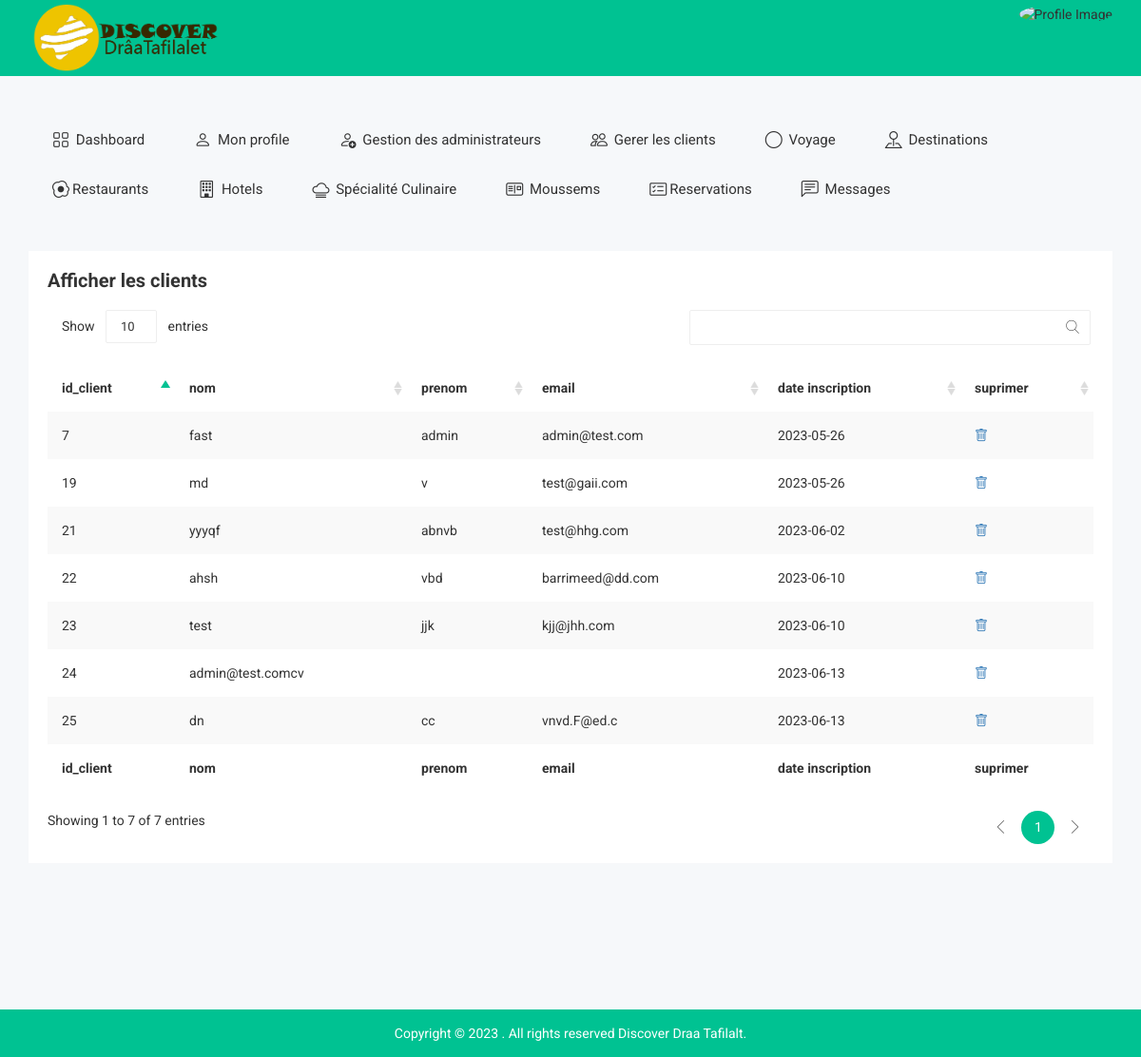
The app's page /afficheclient.php (signed in), older data.
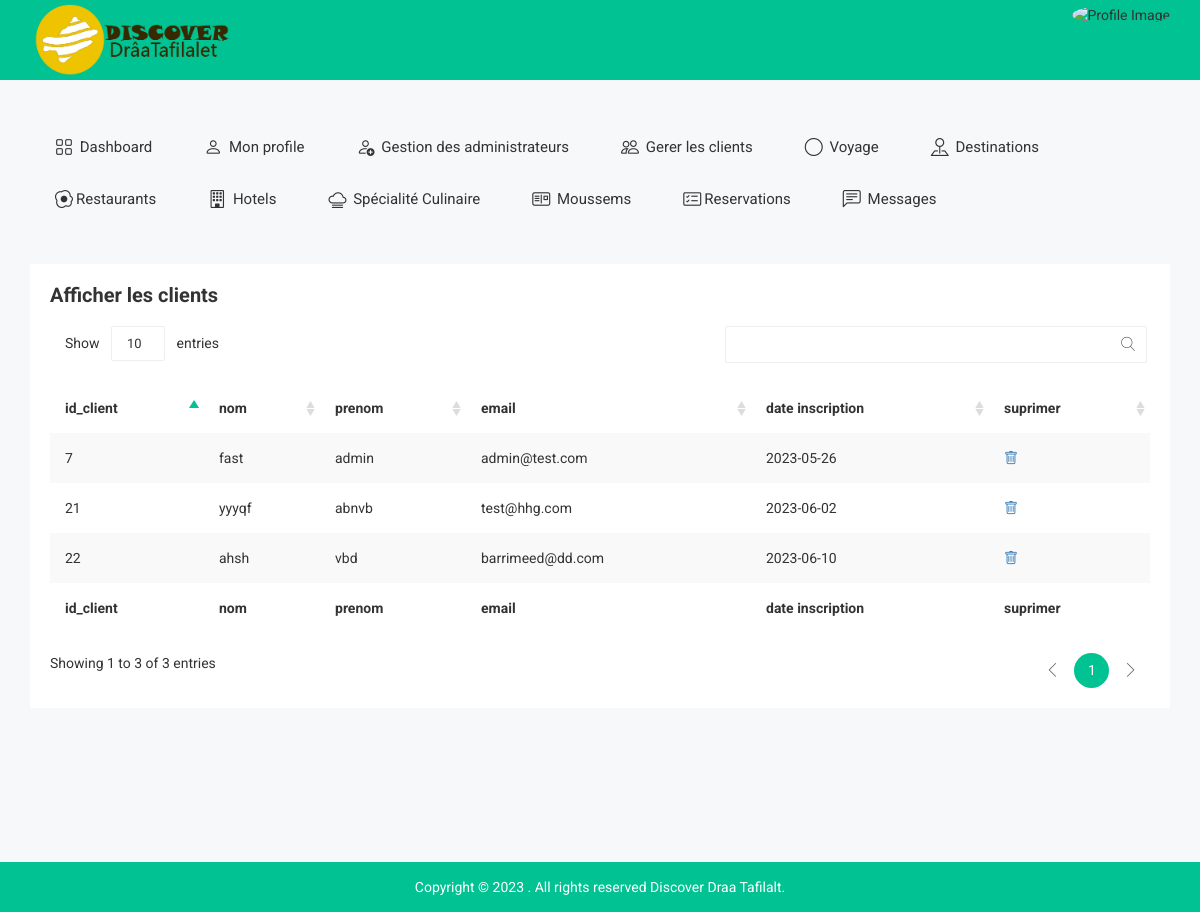
The same page, newer data.
### tables this page shows
CREATE TABLE `client` (
  `id_client` int(11) NOT NULL,
  `nom` varchar(255) NOT NULL,
  `prenom` varchar(255) NOT NULL,
  `email` varchar(255) NOT NULL,
  `password` varchar(255) NOT NULL,
  `date-adding` date NOT NULL
);

### afficheclient.php (the view, shortened to what this page needs)
<?php
include 'connection.php';
$sql = 'SELECT *
		FROM client';
 $statement = $pdo->query($sql);
 $publishers = $statement->fetchAll(PDO::FETCH_ASSOC);
?>
<!doctype html>
<html class="no-js" lang="">
<head>
    <link rel="stylesheet" href="https://cdn.jsdelivr.net/npm/bootstrap-icons@1.10.5/font/bootstrap-icons.css">
        <link rel="stylesheet" href="css/bootstrap.min.css">
        <link rel="stylesheet" href="css/bootstrap/bootstrap.min.css">
        <link rel="stylesheet" href="css/font-awesome.min.css">
        <link rel="stylesheet" href="css/owl.carousel.css">
        <link rel="stylesheet" href="css/owl.theme.css">
        <link rel="stylesheet" href="css/owl.transitions.css">
        <link rel="stylesheet" href="css/meanmenu/meanmenu.min.css">
        <link rel="stylesheet" href="css/animate.css">
        <link rel="stylesheet" href="css/normalize.css">
        <link rel="stylesheet" href="css/wave/waves.min.css">
        <link rel="stylesheet" href="css/wave/button.css">
        <link rel="stylesheet" href="css/scrollbar/jquery.mCustomScrollbar.min.css">
        <link rel="stylesheet" href="css/notika-custom-icon.css">
        <link rel="stylesheet" href="css/jquery.dataTables.min.css">
        <link rel="stylesheet" href="css/main.css">
        <link rel="stylesheet" href="style.css">
        <link rel="stylesheet" href="css/responsive.css">
</head>
<body>
    <?php include 'tophead.php' ?>
    <div class="main-menu-area mg-tb-40">
    </div>
    <div class="notika-status-area">
        <div class="container">
            <div class="row">
                <div class="col-lg-12 col-md-12 col-sm-12 col-xs-12">
                    <div class="data-table-list">
                        <div class="basic-tb-hd">
                            <h2>Afficher les clients</h2>
                        </div>
                        <div class="table-responsive">
                            <table id="data-table-basic" class="table table-striped">
                                <thead>
                                    <tr>
                                        <th>id_client</th>
                                        <th>nom</th>
                                        <th>prenom</th>
                                        <th>email</th>
                                        <th>date inscription</th>
                                        <th>suprimer</th>
                                    </tr>
                                </thead>
                                <tbody>
                                <?php
                                if ($publishers) {
                                    foreach ($publishers as $publisher) {
                                        echo '<tr>
                                        <td>'.$publisher['id_client'].'</td>
                                        <td>'.$publisher['nom'].'</td>
                                        <td>'.$publisher['prenom'].'</td>
                                        <td>'.$publisher['email'].'</td>
                                        <td>'.$publisher['date-adding'].'</td>
                                        <td><a href="delete-client.php?id='.$publisher['id_client'].'"><i class="bi bi-trash"></i></a></td>
                                    </tr>';
                                    }
                                }
                                ?>
                                </tbody>
                                <tfoot>
                                    <tr>
                                    <th>id_client</th>
                                        <th>nom</th>
                                        <th>prenom</th>
                                        <th>email</th>
                                        <th>date inscription</th>
                                        <th>suprimer</th>
                                    </tr>
                                </tfoot>
                            </table>
                        </div>
                    </div>
                </div>
            </div>
        </div>
    </div>
    <div class="footer-copyright-area">
        <div class="container">
            <div class="row">
                <div class="col-lg-12 col-md-12 col-sm-12 col-xs-12">
                    <div class="footer-copy-right">
                        <p>Copyright © 2023
. All rights reserved Discover Draa Tafilalt.</p>
                    </div>
                </div>
            </div>
        </div>
    </div>
</body>
</html>

Row changes from the older to the newer data that the page shows:
removed client: id_client "19", nom "md", prenom "v", email "test@gaii.com", value "2023-05-26"
removed client: id_client "23", nom "test", prenom "jjk", email "kjj@jhh.com", value "2023-06-10"
removed client: id_client "24", nom "admin@test.comcv", value "2023-06-13"
removed client: id_client "25", nom "dn", prenom "cc", email "vnvd.F@ed.c", value "2023-06-13"
Text that changed along with them:
text written by a page script: "Show entries Showing 1 to 7 of 7 entries 1" → "Show entries Showing 1 to 3 of 3 entries 1"
